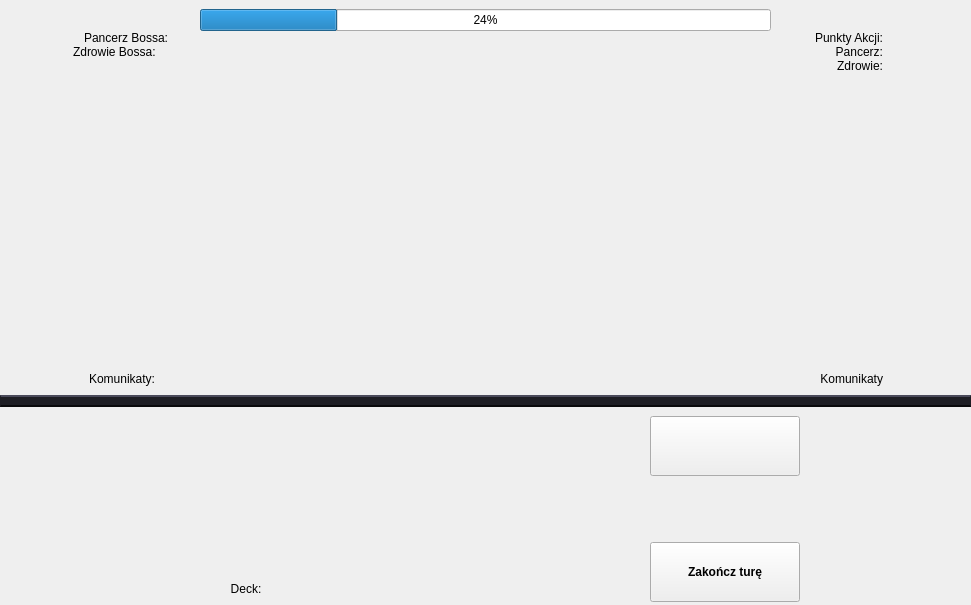
<?xml version="1.0" encoding="UTF-8"?>
<ui version="4.0">
 <class>MainWindow</class>
 <widget class="QMainWindow" name="MainWindow">
  <property name="geometry">
   <rect>
    <x>0</x>
    <y>0</y>
    <width>971</width>
    <height>605</height>
   </rect>
  </property>
  <property name="maximumSize">
   <size>
    <width>1361</width>
    <height>885</height>
   </size>
  </property>
  <property name="windowTitle">
   <string>MainWindow</string>
  </property>
  <widget class="QWidget" name="Background">
   <property name="maximumSize">
    <size>
     <width>1253</width>
     <height>605</height>
    </size>
   </property>
   <property name="styleSheet">
    <string notr="true">#Background {
    border-image: url(:/assets/arena.png) 0 0 0 0 stretch stretch;
}</string>
   </property>
   <layout class="QVBoxLayout" name="verticalLayout" stretch="6,1,3">
    <property name="spacing">
     <number>0</number>
    </property>
    <property name="leftMargin">
     <number>0</number>
    </property>
    <property name="topMargin">
     <number>0</number>
    </property>
    <property name="rightMargin">
     <number>0</number>
    </property>
    <property name="bottomMargin">
     <number>0</number>
    </property>
    <item>
     <widget class="QWidget" name="bossArea" native="true">
      <layout class="QHBoxLayout" name="horizontalLayout" stretch="0">
       <item>
        <layout class="QVBoxLayout" name="bossLayout" stretch="0,0">
         <property name="spacing">
          <number>0</number>
         </property>
         <item>
          <layout class="QHBoxLayout" name="pasekZdrowiaBossa" stretch="1,3,1">
           <item>
            <spacer name="lewySpacerHp">
             <property name="orientation">
              <enum>Qt::Orientation::Horizontal</enum>
             </property>
             <property name="sizeHint" stdset="0">
              <size>
               <width>40</width>
               <height>20</height>
              </size>
             </property>
            </spacer>
           </item>
           <item>
            <widget class="QProgressBar" name="bossHpBar">
             <property name="value">
              <number>24</number>
             </property>
             <property name="alignment">
              <set>Qt::AlignmentFlag::AlignHCenter|Qt::AlignmentFlag::AlignTop</set>
             </property>
            </widget>
           </item>
           <item>
            <spacer name="prawySpacerHp">
             <property name="orientation">
              <enum>Qt::Orientation::Horizontal</enum>
             </property>
             <property name="sizeHint" stdset="0">
              <size>
               <width>40</width>
               <height>20</height>
              </size>
             </property>
            </spacer>
           </item>
          </layout>
         </item>
         <item>
          <layout class="QHBoxLayout" name="bossAndStats" stretch="1,4,1">
           <item>
            <layout class="QVBoxLayout" name="pktAkcjiTura">
             <item>
              <layout class="QHBoxLayout" name="bossArmor">
               <item>
                <widget class="QLabel" name="bossArmorIcon">
                 <property name="text">
                  <string/>
                 </property>
                 <property name="pixmap">
                  <pixmap resource="assets.qrc">:/assets/tarczaBoss.png</pixmap>
                 </property>
                 <property name="alignment">
                  <set>Qt::AlignmentFlag::AlignRight|Qt::AlignmentFlag::AlignTrailing|Qt::AlignmentFlag::AlignVCenter</set>
                 </property>
                </widget>
               </item>
               <item>
                <widget class="QLabel" name="bossArmorText">
                 <property name="text">
                  <string>Pancerz Bossa:</string>
                 </property>
                </widget>
               </item>
              </layout>
             </item>
             <item>
              <layout class="QHBoxLayout" name="bossHp">
               <item>
                <widget class="QLabel" name="bossHpIcon">
                 <property name="maximumSize">
                  <size>
                   <width>64</width>
                   <height>64</height>
                  </size>
                 </property>
                 <property name="text">
                  <string/>
                 </property>
                 <property name="pixmap">
                  <pixmap resource="assets.qrc">:/assets/serceBoss.png</pixmap>
                 </property>
                 <property name="alignment">
                  <set>Qt::AlignmentFlag::AlignLeading|Qt::AlignmentFlag::AlignLeft|Qt::AlignmentFlag::AlignVCenter</set>
                 </property>
                </widget>
               </item>
               <item>
                <widget class="QLabel" name="bossHpText">
                 <property name="text">
                  <string>Zdrowie Bossa:</string>
                 </property>
                </widget>
               </item>
              </layout>
             </item>
             <item>
              <spacer name="apTurnSpacer">
               <property name="orientation">
                <enum>Qt::Orientation::Vertical</enum>
               </property>
               <property name="sizeHint" stdset="0">
                <size>
                 <width>20</width>
                 <height>40</height>
                </size>
               </property>
              </spacer>
             </item>
             <item>
              <layout class="QHBoxLayout" name="bossIconText">
               <item>
                <widget class="QLabel" name="bossIcon">
                 <property name="text">
                  <string/>
                 </property>
                 <property name="pixmap">
                  <pixmap resource="assets.qrc">:/assets/avatarBoss.png</pixmap>
                 </property>
                </widget>
               </item>
               <item>
                <widget class="QLabel" name="bossText">
                 <property name="text">
                  <string>Komunikaty:</string>
                 </property>
                </widget>
               </item>
              </layout>
             </item>
            </layout>
           </item>
           <item alignment="Qt::AlignmentFlag::AlignHCenter">
            <widget class="QLabel" name="bossSprite">
             <property name="minimumSize">
              <size>
               <width>511</width>
               <height>311</height>
              </size>
             </property>
             <property name="maximumSize">
              <size>
               <width>704</width>
               <height>384</height>
              </size>
             </property>
             <property name="text">
              <string/>
             </property>
             <property name="pixmap">
              <pixmap resource="assets.qrc">:/assets/boss.png</pixmap>
             </property>
             <property name="scaledContents">
              <bool>true</bool>
             </property>
             <property name="alignment">
              <set>Qt::AlignmentFlag::AlignCenter</set>
             </property>
            </widget>
           </item>
           <item>
            <layout class="QVBoxLayout" name="playerStats">
             <item>
              <layout class="QHBoxLayout" name="punktyAkcji">
               <item>
                <widget class="QLabel" name="apText">
                 <property name="text">
                  <string>Punkty Akcji:</string>
                 </property>
                 <property name="alignment">
                  <set>Qt::AlignmentFlag::AlignRight|Qt::AlignmentFlag::AlignTrailing|Qt::AlignmentFlag::AlignVCenter</set>
                 </property>
                </widget>
               </item>
               <item>
                <widget class="QLabel" name="apIcon">
                 <property name="text">
                  <string/>
                 </property>
                 <property name="pixmap">
                  <pixmap resource="assets.qrc">:/assets/pkt_akcji.png</pixmap>
                 </property>
                 <property name="alignment">
                  <set>Qt::AlignmentFlag::AlignLeading|Qt::AlignmentFlag::AlignLeft|Qt::AlignmentFlag::AlignVCenter</set>
                 </property>
                </widget>
               </item>
              </layout>
             </item>
             <item>
              <layout class="QHBoxLayout" name="pancerz">
               <item>
                <widget class="QLabel" name="armorText">
                 <property name="layoutDirection">
                  <enum>Qt::LayoutDirection::LeftToRight</enum>
                 </property>
                 <property name="text">
                  <string>Pancerz:</string>
                 </property>
                 <property name="alignment">
                  <set>Qt::AlignmentFlag::AlignRight|Qt::AlignmentFlag::AlignTrailing|Qt::AlignmentFlag::AlignVCenter</set>
                 </property>
                </widget>
               </item>
               <item>
                <widget class="QLabel" name="armorIcon">
                 <property name="text">
                  <string/>
                 </property>
                 <property name="pixmap">
                  <pixmap resource="assets.qrc">:/assets/tarcza.png</pixmap>
                 </property>
                </widget>
               </item>
              </layout>
             </item>
             <item>
              <layout class="QHBoxLayout" name="zdrowie">
               <item>
                <widget class="QLabel" name="hpText">
                 <property name="text">
                  <string>Zdrowie:</string>
                 </property>
                 <property name="alignment">
                  <set>Qt::AlignmentFlag::AlignRight|Qt::AlignmentFlag::AlignTrailing|Qt::AlignmentFlag::AlignVCenter</set>
                 </property>
                </widget>
               </item>
               <item>
                <widget class="QLabel" name="hpIcon">
                 <property name="text">
                  <string/>
                 </property>
                 <property name="pixmap">
                  <pixmap resource="assets.qrc">:/assets/serce.png</pixmap>
                 </property>
                </widget>
               </item>
              </layout>
             </item>
             <item>
              <spacer name="armorHpSpacer">
               <property name="orientation">
                <enum>Qt::Orientation::Vertical</enum>
               </property>
               <property name="sizeHint" stdset="0">
                <size>
                 <width>20</width>
                 <height>40</height>
                </size>
               </property>
              </spacer>
             </item>
             <item>
              <layout class="QHBoxLayout" name="knightIconText">
               <item>
                <widget class="QLabel" name="labelKomunikaty">
                 <property name="text">
                  <string>Komunikaty</string>
                 </property>
                 <property name="alignment">
                  <set>Qt::AlignmentFlag::AlignRight|Qt::AlignmentFlag::AlignTrailing|Qt::AlignmentFlag::AlignVCenter</set>
                 </property>
                </widget>
               </item>
               <item>
                <widget class="QLabel" name="knightIcon">
                 <property name="text">
                  <string/>
                 </property>
                 <property name="pixmap">
                  <pixmap resource="assets.qrc">:/assets/avatar.png</pixmap>
                 </property>
                 <property name="alignment">
                  <set>Qt::AlignmentFlag::AlignRight|Qt::AlignmentFlag::AlignTrailing|Qt::AlignmentFlag::AlignVCenter</set>
                 </property>
                </widget>
               </item>
              </layout>
             </item>
            </layout>
           </item>
          </layout>
         </item>
        </layout>
       </item>
      </layout>
     </widget>
    </item>
    <item>
     <widget class="QFrame" name="separatorLine">
      <property name="maximumSize">
       <size>
        <width>1200</width>
        <height>12</height>
       </size>
      </property>
      <property name="styleSheet">
       <string notr="true">QFrame#separatorLine {
    background-color: #1e1e24; /* Ciemnoszary środek */
    border-top: 2px solid #4a4a5a; /* Jaśniejsze odcięcie od góry */
    border-bottom: 2px solid #0a0a0c; /* Bardzo ciemny dół */
}</string>
      </property>
      <property name="frameShape">
       <enum>QFrame::Shape::StyledPanel</enum>
      </property>
      <property name="frameShadow">
       <enum>QFrame::Shadow::Raised</enum>
      </property>
     </widget>
    </item>
    <item>
     <widget class="QWidget" name="playerArea" native="true">
      <layout class="QHBoxLayout" name="horizontalLayout_2">
       <item>
        <layout class="QHBoxLayout" name="playerActionArea" stretch="2,6,2">
         <item>
          <layout class="QVBoxLayout" name="deckLayout">
           <item>
            <spacer name="deckSpacer">
             <property name="orientation">
              <enum>Qt::Orientation::Vertical</enum>
             </property>
             <property name="sizeHint" stdset="0">
              <size>
               <width>20</width>
               <height>40</height>
              </size>
             </property>
            </spacer>
           </item>
           <item>
            <widget class="QLabel" name="deckIcon">
             <property name="text">
              <string/>
             </property>
             <property name="pixmap">
              <pixmap resource="assets.qrc">:/assets/karta_rewers.png</pixmap>
             </property>
             <property name="alignment">
              <set>Qt::AlignmentFlag::AlignCenter</set>
             </property>
            </widget>
           </item>
           <item>
            <widget class="QLabel" name="deckText">
             <property name="text">
              <string>Deck:</string>
             </property>
             <property name="alignment">
              <set>Qt::AlignmentFlag::AlignCenter</set>
             </property>
            </widget>
           </item>
          </layout>
         </item>
         <item>
          <layout class="QHBoxLayout" name="handLayout"/>
         </item>
         <item>
          <layout class="QVBoxLayout" name="endTurnLayout">
           <item alignment="Qt::AlignmentFlag::AlignHCenter">
            <widget class="QPushButton" name="btnZagraj">
             <property name="minimumSize">
              <size>
               <width>150</width>
               <height>60</height>
              </size>
             </property>
             <property name="maximumSize">
              <size>
               <width>120</width>
               <height>16777215</height>
              </size>
             </property>
             <property name="layoutDirection">
              <enum>Qt::LayoutDirection::LeftToRight</enum>
             </property>
             <property name="styleSheet">
              <string notr="true">QPushButton {
    border-image: url(:/assets/przycisk.png);
    color: black; /* Kolor tekstu */
    font-weight: bold; /* Pogrubienie tekstu */
    font-size: 12px; /* Rozmiar czcionki */
}

QPushButton:pressed {
    /* Ten fragment sprawia, że grafika i tekst lekko &quot;siadają&quot; przy kliknięciu */
    margin-top: 2px;
}</string>
             </property>
             <property name="text">
              <string/>
             </property>
             <property name="icon">
              <iconset resource="assets.qrc">
               <normaloff>:/assets/miecze.png</normaloff>:/assets/miecze.png</iconset>
             </property>
             <property name="iconSize">
              <size>
               <width>45</width>
               <height>40</height>
              </size>
             </property>
            </widget>
           </item>
           <item>
            <spacer name="endTurnSpacer">
             <property name="orientation">
              <enum>Qt::Orientation::Vertical</enum>
             </property>
             <property name="sizeHint" stdset="0">
              <size>
               <width>20</width>
               <height>40</height>
              </size>
             </property>
            </spacer>
           </item>
           <item alignment="Qt::AlignmentFlag::AlignHCenter">
            <widget class="QPushButton" name="endTurnButton">
             <property name="minimumSize">
              <size>
               <width>150</width>
               <height>60</height>
              </size>
             </property>
             <property name="maximumSize">
              <size>
               <width>120</width>
               <height>48</height>
              </size>
             </property>
             <property name="styleSheet">
              <string notr="true">QPushButton {
    border-image: url(:/assets/przycisk.png);
    color: black; /* Kolor tekstu */
    font-weight: bold; /* Pogrubienie tekstu */
    font-size: 12px; /* Rozmiar czcionki */
}

QPushButton:pressed {
    /* Ten fragment sprawia, że grafika i tekst lekko &quot;siadają&quot; przy kliknięciu */
    margin-top: 2px;
}</string>
             </property>
             <property name="text">
              <string>Zakończ turę</string>
             </property>
            </widget>
           </item>
           <item>
            <layout class="QVBoxLayout" name="verticalLayout_3"/>
           </item>
          </layout>
         </item>
        </layout>
       </item>
      </layout>
     </widget>
    </item>
   </layout>
  </widget>
 </widget>
 <resources>
  <include location="assets.qrc"/>
 </resources>
 <connections/>
</ui>
